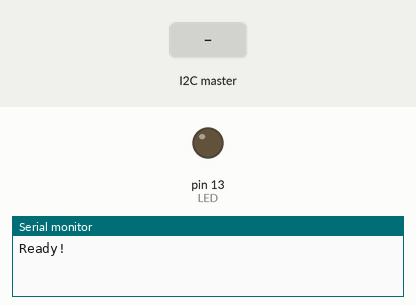
Bench run of a sketch on a simulated Arduino Uno, built with avr-gcc and run on an emulated ATmega328P. Parts: output pins drawn as LEDs (lit = HIGH), the last lines printed to the serial monitor. The inputs (shaded band) are chosen by the test bench.

Above: at 1.2 s.
1.3 s: the I2C master sends the byte 1
At 1.6 s:
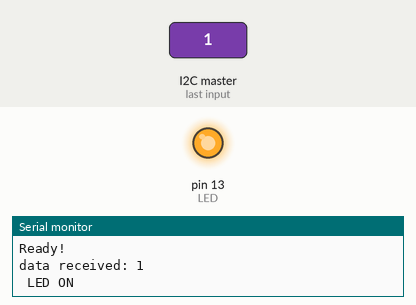
2.8 s: the I2C master sends the byte 0
At 3.9 s:
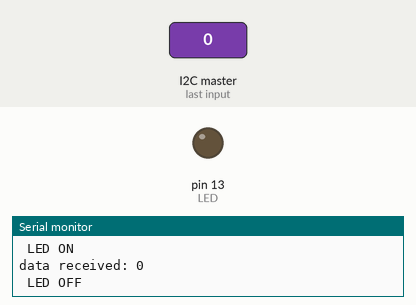
Timing chart, 0 to 5.8 s (numbered marks = the images above; inputs shaded):
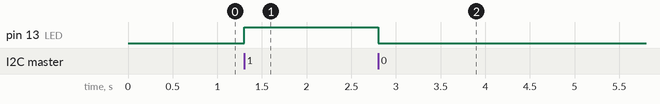

The sketch:

i2c_slave_ard_test2.ino
```cpp
#include <Wire.h>

#define SLAVE_ADDRESS 0x04
#define LED  13

int number = 0;

void setup() {
  pinMode(LED, OUTPUT);
  Serial.begin(9600);
  Wire.begin(SLAVE_ADDRESS);
  Wire.onReceive(receiveData);
  Wire.onRequest(sendData);

  Serial.println("Ready!");
}

void loop() {
  delay(100);
}

void receiveData(int byteCount) {
  //Serial.print("receiveData\n");
  while (Wire.available()) {
    number = Wire.read();
    Serial.print("data received: ");
    Serial.println(number);

    if (number == 1) {
      Serial.println(" LED ON");
      digitalWrite(LED, HIGH);
    } else {
      Serial.println(" LED OFF");
      digitalWrite(LED, LOW);
    }
  }
}

void sendData() {
  Wire.write(number);
}
```

Measured:
- after the input at 1.3 s, pin 13 (LED): LOW → HIGH at once
- after the input at 2.8 s, pin 13 (LED): HIGH → LOW at once
